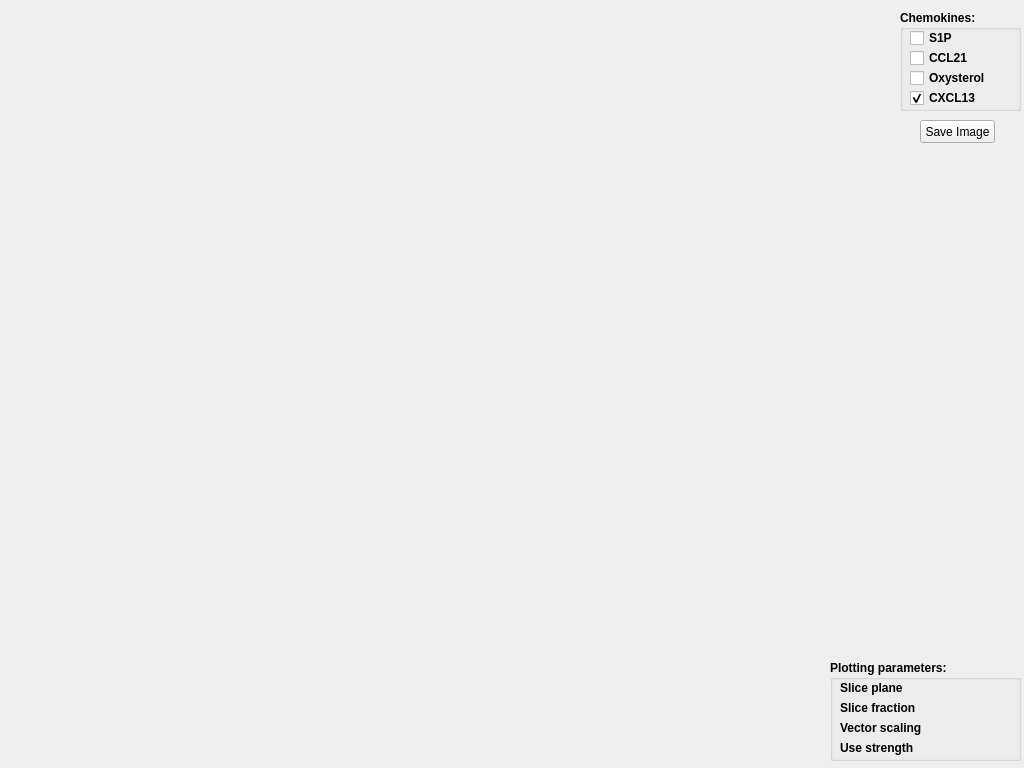
<?xml version="1.0" encoding="UTF-8"?>
<ui version="4.0">
 <class>SimpleView2D</class>
 <widget class="QMainWindow" name="SimpleView2D">
  <property name="geometry">
   <rect>
    <x>0</x>
    <y>0</y>
    <width>1024</width>
    <height>768</height>
   </rect>
  </property>
  <property name="windowTitle">
   <string>SimpleView</string>
  </property>
  <widget class="QWidget" name="centralwidget">
   <widget class="QVTKWidget" name="qvtkWidget_gradient" native="true">
    <property name="geometry">
     <rect>
      <x>7</x>
      <y>7</y>
      <width>768</width>
      <height>768</height>
     </rect>
    </property>
   </widget>
   <widget class="QGroupBox" name="groupBox_plot">
    <property name="geometry">
     <rect>
      <x>830</x>
      <y>660</y>
      <width>191</width>
      <height>101</height>
     </rect>
    </property>
    <property name="font">
     <font>
      <weight>75</weight>
      <bold>true</bold>
     </font>
    </property>
    <property name="title">
     <string>Plotting parameters:</string>
    </property>
    <widget class="QLabel" name="label_plane">
     <property name="geometry">
      <rect>
       <x>10</x>
       <y>20</y>
       <width>171</width>
       <height>16</height>
      </rect>
     </property>
     <property name="text">
      <string>Slice plane</string>
     </property>
    </widget>
    <widget class="QLabel" name="label_fraction">
     <property name="geometry">
      <rect>
       <x>10</x>
       <y>40</y>
       <width>171</width>
       <height>16</height>
      </rect>
     </property>
     <property name="text">
      <string>Slice fraction</string>
     </property>
    </widget>
    <widget class="QLabel" name="label_scaling">
     <property name="geometry">
      <rect>
       <x>10</x>
       <y>60</y>
       <width>171</width>
       <height>16</height>
      </rect>
     </property>
     <property name="text">
      <string>Vector scaling</string>
     </property>
    </widget>
    <widget class="QLabel" name="label_strength">
     <property name="geometry">
      <rect>
       <x>10</x>
       <y>80</y>
       <width>171</width>
       <height>16</height>
      </rect>
     </property>
     <property name="text">
      <string>Use strength</string>
     </property>
    </widget>
   </widget>
   <widget class="QGroupBox" name="groupBox_chemokine">
    <property name="geometry">
     <rect>
      <x>900</x>
      <y>10</y>
      <width>121</width>
      <height>101</height>
     </rect>
    </property>
    <property name="font">
     <font>
      <weight>75</weight>
      <bold>true</bold>
     </font>
    </property>
    <property name="title">
     <string>Chemokines:</string>
    </property>
    <widget class="QCheckBox" name="checkBox_S1P">
     <property name="enabled">
      <bool>true</bool>
     </property>
     <property name="geometry">
      <rect>
       <x>10</x>
       <y>20</y>
       <width>80</width>
       <height>16</height>
      </rect>
     </property>
     <property name="font">
      <font>
       <weight>75</weight>
       <bold>true</bold>
      </font>
     </property>
     <property name="text">
      <string>S1P</string>
     </property>
     <property name="checked">
      <bool>false</bool>
     </property>
    </widget>
    <widget class="QCheckBox" name="checkBox_CCL21">
     <property name="enabled">
      <bool>true</bool>
     </property>
     <property name="geometry">
      <rect>
       <x>10</x>
       <y>40</y>
       <width>80</width>
       <height>16</height>
      </rect>
     </property>
     <property name="font">
      <font>
       <weight>75</weight>
       <bold>true</bold>
      </font>
     </property>
     <property name="text">
      <string>CCL21</string>
     </property>
     <property name="checked">
      <bool>false</bool>
     </property>
    </widget>
    <widget class="QCheckBox" name="checkBox_Oxy">
     <property name="enabled">
      <bool>true</bool>
     </property>
     <property name="geometry">
      <rect>
       <x>10</x>
       <y>60</y>
       <width>80</width>
       <height>16</height>
      </rect>
     </property>
     <property name="font">
      <font>
       <weight>75</weight>
       <bold>true</bold>
      </font>
     </property>
     <property name="text">
      <string>Oxysterol</string>
     </property>
     <property name="checked">
      <bool>false</bool>
     </property>
    </widget>
    <widget class="QCheckBox" name="checkBox_CXCL13">
     <property name="enabled">
      <bool>true</bool>
     </property>
     <property name="geometry">
      <rect>
       <x>10</x>
       <y>80</y>
       <width>80</width>
       <height>16</height>
      </rect>
     </property>
     <property name="font">
      <font>
       <weight>75</weight>
       <bold>true</bold>
      </font>
     </property>
     <property name="text">
      <string>CXCL13</string>
     </property>
     <property name="checked">
      <bool>true</bool>
     </property>
    </widget>
   </widget>
   <widget class="QPushButton" name="pushButton_saveImage">
    <property name="geometry">
     <rect>
      <x>920</x>
      <y>120</y>
      <width>75</width>
      <height>23</height>
     </rect>
    </property>
    <property name="text">
     <string>Save Image</string>
    </property>
   </widget>
  </widget>
  <action name="actionOpenFile">
   <property name="enabled">
    <bool>true</bool>
   </property>
   <property name="text">
    <string>Open File...</string>
   </property>
  </action>
  <action name="actionExit">
   <property name="text">
    <string>Exit</string>
   </property>
  </action>
  <action name="actionPrint">
   <property name="text">
    <string>Print</string>
   </property>
  </action>
  <action name="actionHelp">
   <property name="text">
    <string>Help</string>
   </property>
  </action>
  <action name="actionSave">
   <property name="text">
    <string>Save</string>
   </property>
  </action>
 </widget>
 <customwidgets>
  <customwidget>
   <class>QVTKWidget</class>
   <extends>QWidget</extends>
   <header>QVTKWidget.h</header>
   <slots>
    <slot>stateChanged_CheckBox_CCL21()</slot>
   </slots>
  </customwidget>
 </customwidgets>
 <resources/>
 <connections>
  <connection>
   <sender>checkBox_S1P</sender>
   <signal>stateChanged(int)</signal>
   <receiver>SimpleView2D</receiver>
   <slot>stateChanged_CheckBox_S1P()</slot>
   <hints>
    <hint type="sourcelabel">
     <x>699</x>
     <y>6</y>
    </hint>
    <hint type="destinationlabel">
     <x>495</x>
     <y>15</y>
    </hint>
   </hints>
  </connection>
  <connection>
   <sender>checkBox_CCL21</sender>
   <signal>stateChanged(int)</signal>
   <receiver>SimpleView2D</receiver>
   <slot>stateChanged_CheckBox_CCL21()</slot>
   <hints>
    <hint type="sourcelabel">
     <x>707</x>
     <y>29</y>
    </hint>
    <hint type="destinationlabel">
     <x>536</x>
     <y>6</y>
    </hint>
   </hints>
  </connection>
  <connection>
   <sender>checkBox_Oxy</sender>
   <signal>stateChanged(int)</signal>
   <receiver>SimpleView2D</receiver>
   <slot>stateChanged_CheckBox_Oxy()</slot>
   <hints>
    <hint type="sourcelabel">
     <x>696</x>
     <y>47</y>
    </hint>
    <hint type="destinationlabel">
     <x>294</x>
     <y>-2</y>
    </hint>
   </hints>
  </connection>
  <connection>
   <sender>checkBox_CXCL13</sender>
   <signal>stateChanged(int)</signal>
   <receiver>SimpleView2D</receiver>
   <slot>stateChanged_CheckBox_CXCL13()</slot>
   <hints>
    <hint type="sourcelabel">
     <x>725</x>
     <y>66</y>
    </hint>
    <hint type="destinationlabel">
     <x>587</x>
     <y>2</y>
    </hint>
   </hints>
  </connection>
  <connection>
   <sender>pushButton_saveImage</sender>
   <signal>clicked()</signal>
   <receiver>SimpleView2D</receiver>
   <slot>saveImage()</slot>
   <hints>
    <hint type="sourcelabel">
     <x>935</x>
     <y>130</y>
    </hint>
    <hint type="destinationlabel">
     <x>362</x>
     <y>-3</y>
    </hint>
   </hints>
  </connection>
 </connections>
 <slots>
  <slot>stateChanged_CheckBox_S1P()</slot>
  <slot>stateChanged_CheckBox_CCL21()</slot>
  <slot>stateChanged_CheckBox_Oxy()</slot>
  <slot>stateChanged_CheckBox_CXCL13()</slot>
  <slot>saveImage()</slot>
 </slots>
</ui>
